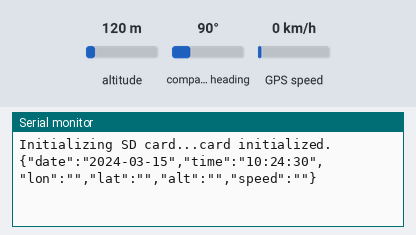
This sketch was run on a simulated ESP8266 (Wemos D1 mini). On the bench: the last lines printed to the serial monitor. The test bench sets the inputs (shaded band); at power-on: altitude 120 m, GPS speed 0 km/h, compass heading 90°. Storage starts empty; the GPS gets a fix after 3 s at 37.7749, -122.4194 with 8 satellites.

Above: at 1.2 s.
1.3 s: altitude set to 20 m
At 3.4 s:
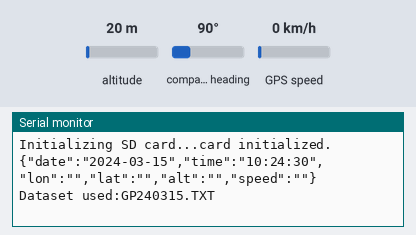
4.5 s: GPS speed set to 2 km/h
At 5.6 s:
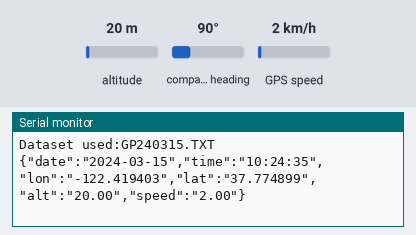
6.0 s: altitude set to 250 m
At 10.6 s:
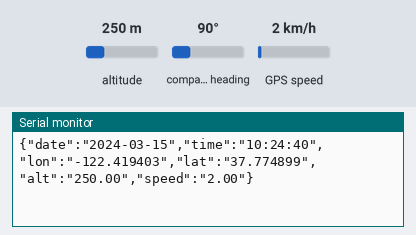

Measured:
- after the input at 4.5 s, the serial monitor: prints a new line after 0.55 s (image 2)
- after the input at 6.0 s, the serial monitor: prints a new line after 4.0 s (image 3)

The sketch:

gps_seriell_json_sd2.ino
```cpp
#include <TinyGPS++.h>
#include <SoftwareSerial.h>

TinyGPSPlus gps;         // The TinyGPS++ object
SoftwareSerial ss(4, 5); // The serial connection to the GPS device

// JSON
#include <ArduinoJson.h>

// SD Karte
#include <SPI.h>
#include <SD.h>

// change this to match your SD shield or module;
// WeMos Micro SD Shield V1.0.0: D8
// LOLIN Micro SD Shield V1.2.0: D4 (Default)
const int chipSelect = D8;


float latitude , longitude, hoehe, geschwindigkeit;
int year , month , date, hour , minute , second;
String date_str , time_str , lat_str , lng_str, alt_str, speed_str;
String time_prt, dsn_str;

void setup()
{
  Serial.begin(115200);
  ss.begin(9600);
  time_prt = "XX:XX:XX";
  dsn_str = "GPS.TXT";

  Serial.print("Initializing SD card...");
  // see if the card is present and can be initialized:
  if (!SD.begin(chipSelect)) {
    Serial.println("Card failed, or not present");
    // don't do anything more:
    return;
  }
  Serial.println("card initialized.");

}

void loop()
{
  // when serial device is available
  while (ss.available() > 0)

  // looking if gps is ready
  if (gps.encode(ss.read()))
  {
	//
    if (gps.location.isValid())
    {
      latitude = gps.location.lat();
      lat_str = String(latitude , 6);
      longitude = gps.location.lng();
      lng_str = String(longitude , 6);
      hoehe = gps.altitude.meters();
      alt_str = String(hoehe,2);
      geschwindigkeit = gps.speed.kmph();
      speed_str = String(geschwindigkeit,2);

	  // each day one dataset
      if (dsn_str == "GPS.TXT")
      {
        dsn_str = "GP";
        dsn_str += date_str.substring(2,4);
        dsn_str += date_str.substring(5,7);
        dsn_str += date_str.substring(8,10);
        dsn_str += ".TXT";
        Serial.print("Dataset used:");
        Serial.println(dsn_str);
      }
    }

	// extracting the date
    if (gps.date.isValid())
    {
      date_str = "";
      date = gps.date.day();
      month = gps.date.month();
      year = gps.date.year();

      date_str += String(year);
      date_str += "-";
      if (month < 10)
        date_str += '0';
      date_str += String(month);
      date_str += "-";
      if (date < 10)
        date_str += '0';
      date_str += String(date);
    }

	// extracting the time
    if (gps.time.isValid())
    {
      time_str = "";
      hour = gps.time.hour();
      minute = gps.time.minute();
      second = gps.time.second();

      if (hour < 10)
        time_str = '0';
      time_str += String(hour);
      time_str += ":";
      if (minute < 10)
        time_str += '0';
      time_str += String(minute);
      time_str += ":";
      if (second < 10)
        time_str += '0';
      time_str += String(second);
    }
  }

  // write only every 5 seconds
  if (((time_str.charAt(7)=='0') or (time_str.charAt(7)=='5')) and (time_str!=time_prt))
  {
    StaticJsonBuffer<500> jsonBuffer;
    JsonObject& root = jsonBuffer.createObject();
    root["date"] = date_str;
    root["time"] = time_str;
    root["lon"] = lng_str;
    root["lat"] = lat_str;
    root["alt"] = alt_str;
    root["speed"] = speed_str;

    String jsonString;
    root.printTo(jsonString);
    char data[120];
    jsonString.toCharArray(data, (jsonString.length() + 1));

    // open the file. note that only one file can be open at a time,
    // so you have to close this one before opening another.
    File dataFile = SD.open(dsn_str, FILE_WRITE);

    // if the file is available, write to it:
    if (dataFile) {
      dataFile.println(data);
      dataFile.close();
      // print to the serial port too:
      Serial.println(data);
    }
    // if the file isn't open, pop up an error:
    else {
      Serial.println("error opening dataset");
    }
    time_prt=time_str;
    delay(100);
  }

}
```
